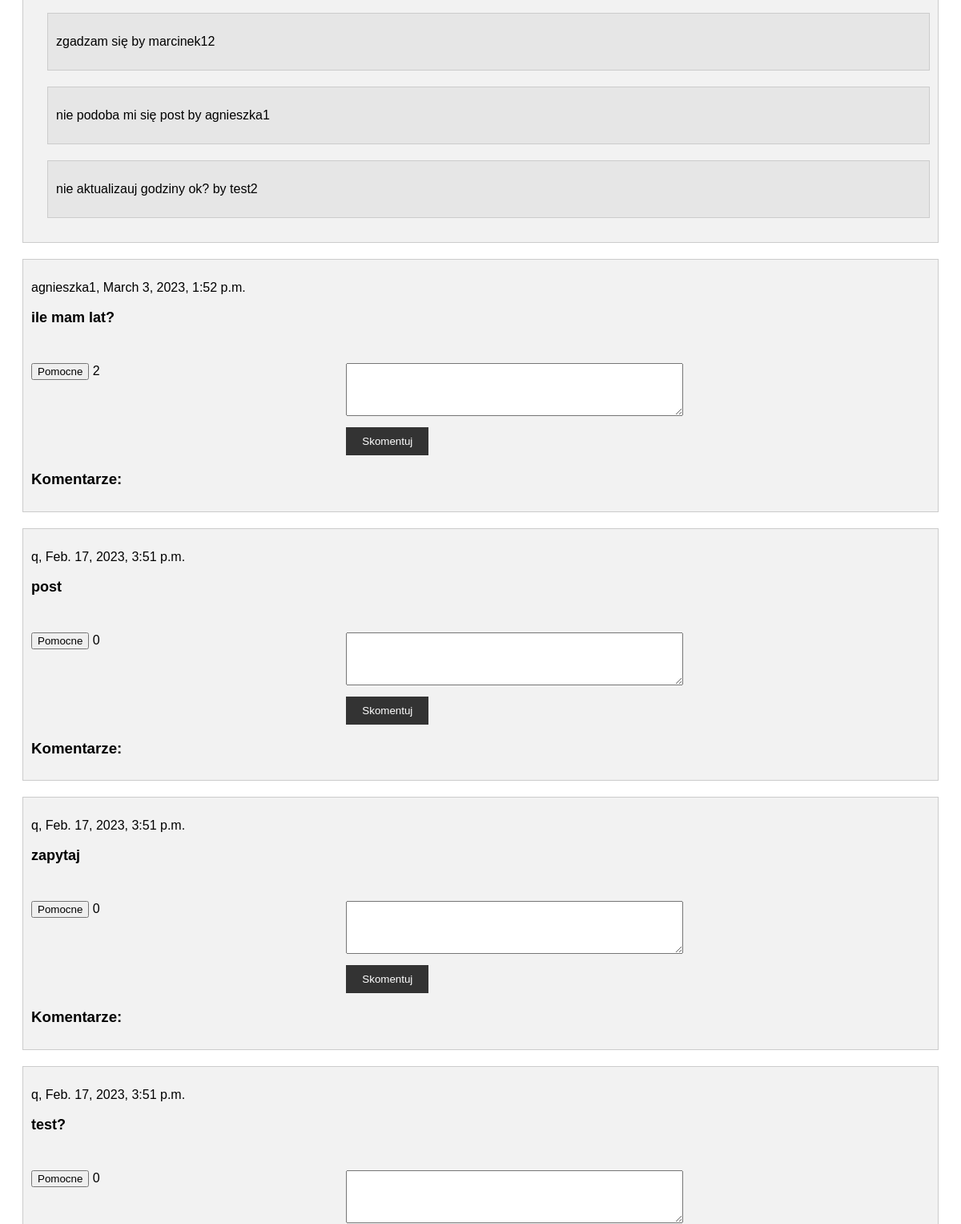
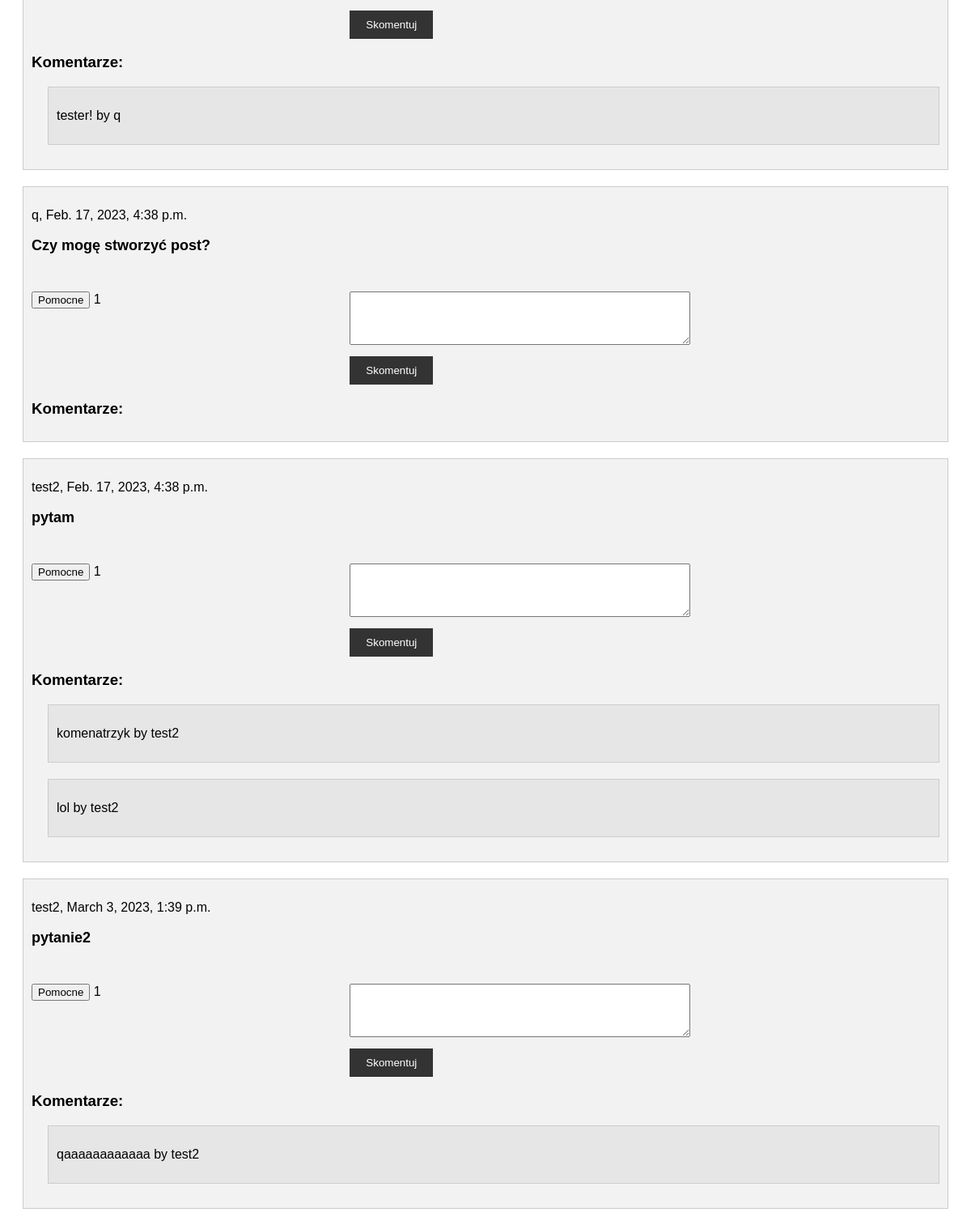
Before: / (lower part) with the older database file (2 pictures, top to bottom).
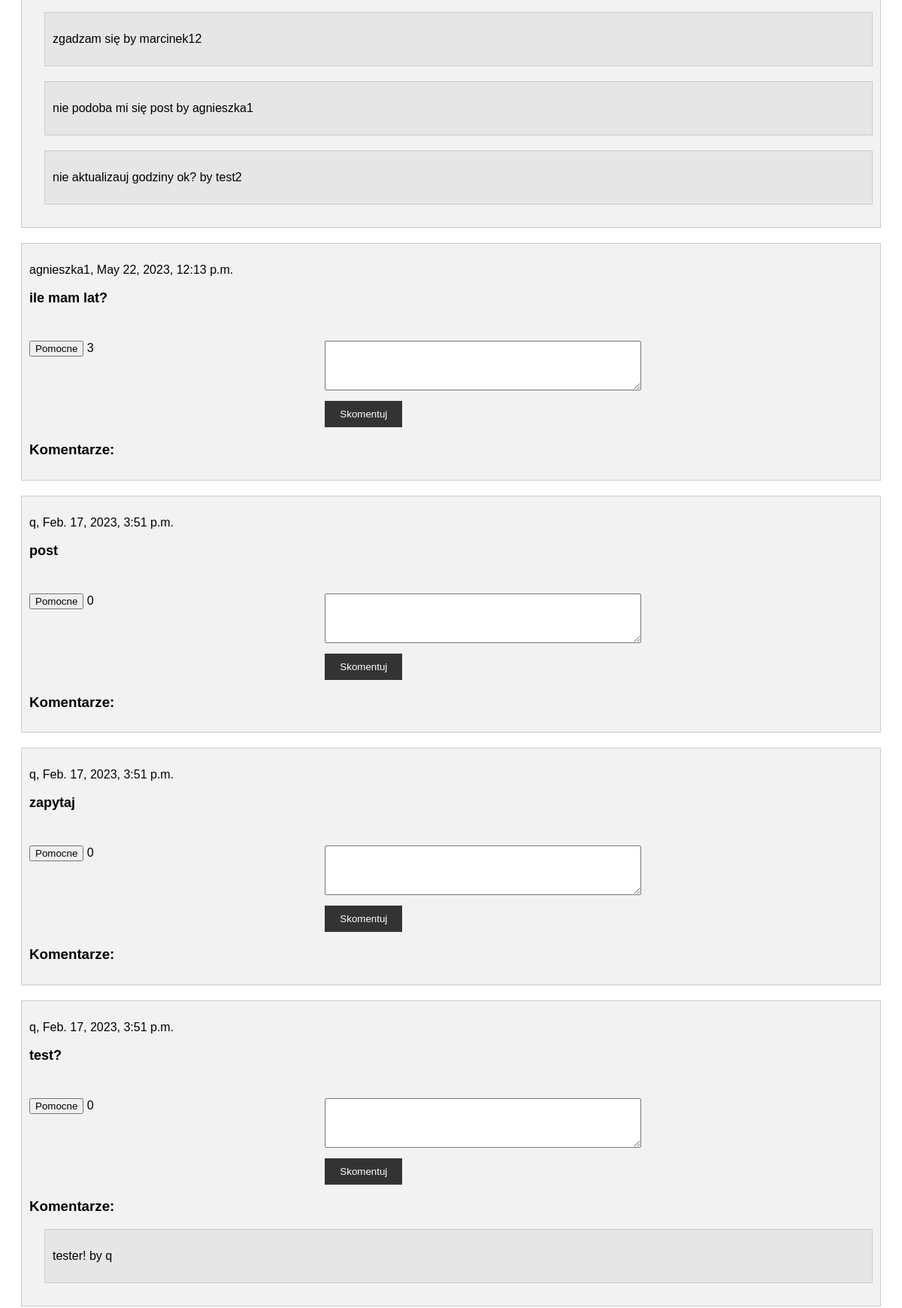
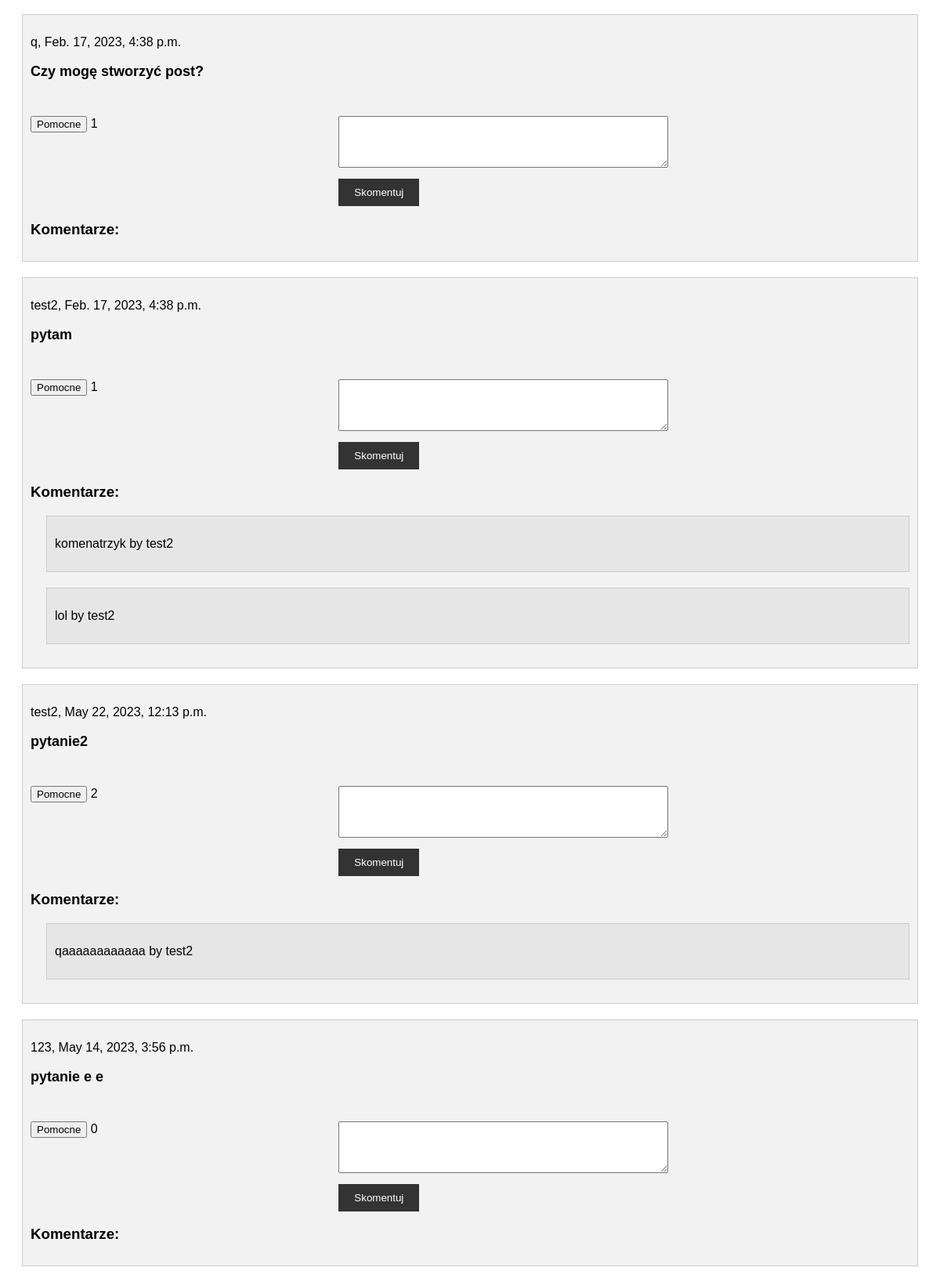
After: the same page with the newer database file (2 pictures, top to bottom).
### bool/models.py (models this page shows)
class Comments(models.Model):
    text = models.TextField(max_length=80)
    created = models.DateTimeField(auto_now=True)
    profile = models.ForeignKey(Profile, on_delete=models.CASCADE)
    post = models.ManyToManyField(Post, related_name='post_comments')

class Profile(models.Model):
    user = models.OneToOneField(User, on_delete=models.CASCADE)
    avatar = models.ImageField(upload_to='awatars')

class Post(models.Model):
    question = models.TextField(max_length=200)
    answer = models.TextField(max_length=200)
    likes = models.ManyToManyField(Profile, related_name='likes')
    profile = models.ForeignKey(Profile, on_delete=models.CASCADE)
    created = models.DateTimeField(auto_now=True)
    image = models.ImageField(upload_to='images')
    saved = models.ManyToManyField(Profile, related_name="saved_post")

### bool/views.py (the view, shortened to what this page needs)
# urls.py: path('', views.Main.as_view(), name="main"),
class Main(View):
    def get(self, request):
        post = Post.objects.all()
        context = {"posts": post}
        return render(request, 'main.html', context)

### templates/main.html (shortened to what this page needs)
<!DOCTYPE html>
{% load static %}  <link rel="stylesheet" href="{% static '/css/main_form.css' %}">
<html>
<head>
</head>
<body>
<main>
    <br><br>
    <br><br>
        <br>
<br>
    {% for post in posts %}
<div class="post">
    <p class="added">{{ post.profile.user }}, {{ post.created }}</p>
    <p class="question">{{ post.question }}</p>
    <div class="interactions">
        <form action="{% url 'main' %}" method="post">
            <button class="like" type="submit">Pomocne</button>
            <span class="like-count">{{ post.likes.count }}</span>
        </form>
        <form action="{% url 'main' %}" method="post">
            <textarea name="text" id="comment_text" rows="4" cols="50"></textarea><br>
            <input type="submit" value="Skomentuj">
        </form>
        <br>
            <br>
    </div>
    <h3>Komentarze:</h3>
    <div class="comments">
        {% for comment in post.post_comments.all %}
        <div class="comment">
            <p>{{ comment.text }} by {{ comment.profile.user.username }}</p>
            </div>
        {% endfor %}
    </div>
</div>
{% endfor %}
</main>
</body>
</html>

Changed rows visible on the page:
changed Post "ile mam lat?": created "March 3, 2023, 1:52 p.m." → "May 22, 2023, 12:13 p.m."; likes.count "2" → "3"
changed Post "pytanie2": created "March 3, 2023, 1:39 p.m." → "May 22, 2023, 12:13 p.m."; likes.count "1" → "2"
added Post: profile.user "123", created "May 14, 2023, 3:56 p.m.", question "pytanie e e", likes.count "0"
